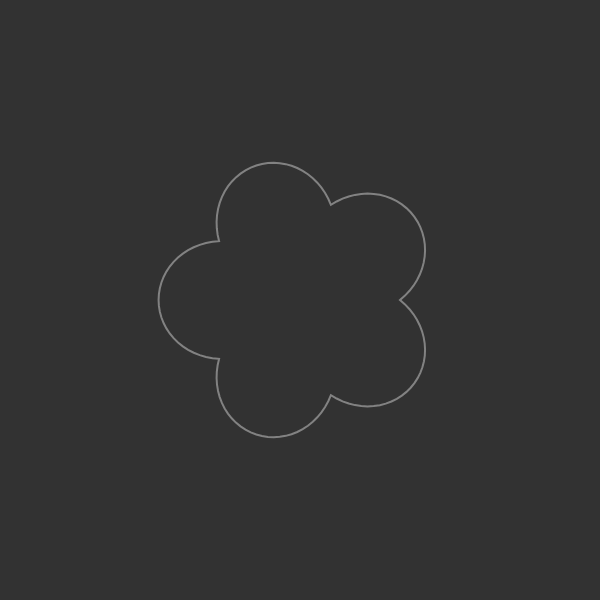
Frame 1 (no input)
Frame 60 (no input): identical to frame 1, image omitted
Frame 120 (the mouse pressed at the canvas centre since frame 60): identical to frame 1, image omitted

The p5.js sketch that drew this single still picture (run headless with seeded random() and noise() and a simulated clock; from frame 60 on, the mouse is pressed at the canvas centre):

// p5.js sketch
// ── sketch.js
let n1 = n2 = n3 = 1;
let m = 5;
let a = 1;
let b = 1;
let slider1, slider2;

function setup() {
  createCanvas(600, 600);
  createP('m slider');
  slider1 = createSlider(0, 10, 5, 1);
  createP('n slider');
  slider2 = createSlider(-3, 3, -1, 0.1);
}

function draw() {
  m = slider1.value();
  n1 = slider2.value();
  background(50);
  translate(width / 2, height / 2);
  beginShape();
  stroke(255, 100);
  noFill();
  strokeWeight(2);
  let radius = 100;
  let total = 150;
  let angleIncrement = TWO_PI / total;
  for (let angle = 0; angle < TWO_PI; angle += angleIncrement) {
    let r = supershape(angle);
    let x = radius * r * cos(angle)
    let y = radius * r * sin(angle);
    vertex(x, y);
  }
  endShape(CLOSE);
}

function supershape(angle) {
  let part1 = (1 / a) * cos(angle * m / 4);
  part1 = abs(part1);
  part1 = pow(part1, n2);
  let part2 = (1 / b) * sin(angle * m / 4);
  part2 = abs(part2);
  part2 = pow(part2, n3);
  let part3 = pow(part1 + part2, 1/n1);
  if (part3 ===0){
    return 0;
  } else {
    return (1/part3);
  }
}
